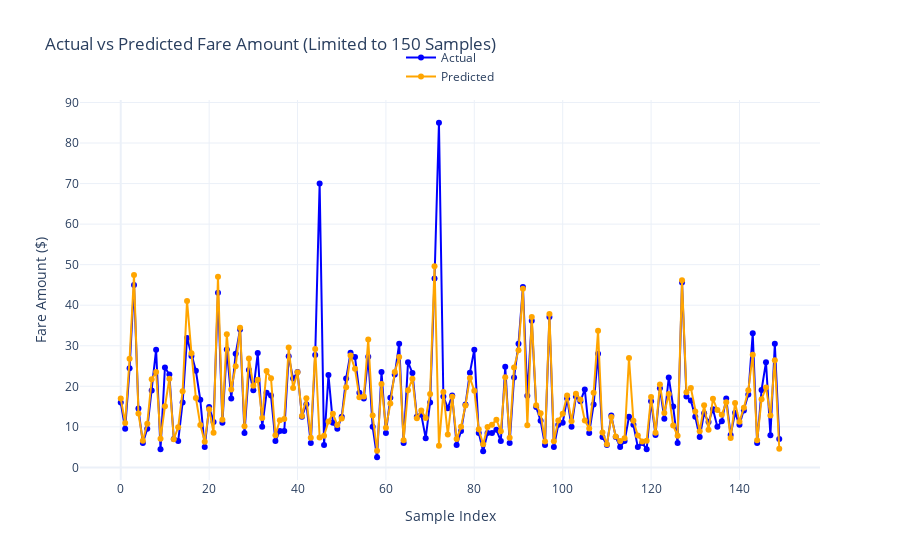

The code cell stored with this chart in its notebook:
### Code cell
import pandas as pd
import numpy as np
from sklearn.metrics import r2_score, mean_absolute_error, mean_squared_error
import plotly.graph_objects as go

# Calculate Model Accuracy Metrics
mae = mean_absolute_error(y_test, y_pred)
rmse = np.sqrt(mean_squared_error(y_test, y_pred))
r2 = r2_score(y_test, y_pred)

print(f"Model Accuracy Metrics:")
print(f"Mean Absolute Error (MAE): {mae:.2f}")
print(f"Root Mean Squared Error (RMSE): {rmse:.2f}")
print(f"R-squared (Accuracy): {r2:.2f}")

# Limit data to 150 samples for visualization
samples_to_plot = 150
y_test_limited = y_test[:samples_to_plot].reset_index(drop=True)
y_pred_limited = y_pred[:samples_to_plot]

# Create Line Chart with Plotly
fig = go.Figure()

# Actual Values
fig.add_trace(go.Scatter(
    x=y_test_limited.index, 
    y=y_test_limited, 
    mode="lines+markers", 
    name="Actual",
    line=dict(color="blue")
))

# Predicted Values
fig.add_trace(go.Scatter(
    x=y_test_limited.index, 
    y=y_pred_limited, 
    mode="lines+markers", 
    name="Predicted",
    line=dict(color="orange")
))

# Customize Layout
fig.update_layout(
    title="Actual vs Predicted Fare Amount (Limited to 150 Samples)",
    xaxis_title="Sample Index",
    yaxis_title="Fare Amount ($)",
    legend=dict(x=0.5, y=1.15, xanchor="center", yanchor="top"),
    template="plotly_white"
)

# Show the plot
fig.show()

### Figure 1 — Plotly figure (JSON) as saved in the notebook; plotly's stock layout.template omitted (floating-point values rounded to 4 significant figures; data arrays with more than 128 entries replaced by an {"elided": "..."} marker saying what was removed)
{"data": [{"line": {"color": "blue"}, "mode": "lines+markers", "name": "Actual", "type": "scatter", "x": {"elided": "150 int values"}, "y": {"elided": "150 float values"}}, {"line": {"color": "orange"}, "mode": "lines+markers", "name": "Predicted", "type": "scatter", "x": {"elided": "150 int values"}, "y": {"elided": "150 float values"}}], "layout": {"legend": {"x": 0.5, "xanchor": "center", "y": 1.15, "yanchor": "top"}, "title": {"text": "Actual vs Predicted Fare Amount (Limited to 150 Samples)"}, "xaxis": {"title": {"text": "Sample Index"}}, "yaxis": {"title": {"text": "Fare Amount ($)"}}}}
